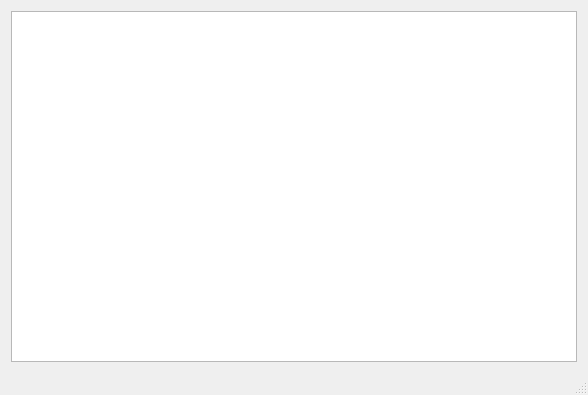
<?xml version="1.0" encoding="UTF-8"?>
<ui version="4.0">
 <class>TableWindow</class>
 <widget class="QMainWindow" name="TableWindow">
  <property name="geometry">
   <rect>
    <x>0</x>
    <y>0</y>
    <width>588</width>
    <height>395</height>
   </rect>
  </property>
  <property name="windowTitle">
   <string>Tool 1CD</string>
  </property>
  <widget class="QWidget" name="centralWidget">
   <property name="sizePolicy">
    <sizepolicy hsizetype="Expanding" vsizetype="Expanding">
     <horstretch>0</horstretch>
     <verstretch>0</verstretch>
    </sizepolicy>
   </property>
   <layout class="QVBoxLayout" name="verticalLayout">
    <item>
     <widget class="QTableView" name="fieldsView"/>
    </item>
   </layout>
  </widget>
  <widget class="QMenuBar" name="menuBar">
   <property name="geometry">
    <rect>
     <x>0</x>
     <y>0</y>
     <width>588</width>
     <height>22</height>
    </rect>
   </property>
  </widget>
  <widget class="QStatusBar" name="statusBar"/>
  <action name="openDatabaseFileAction">
   <property name="text">
    <string>Открыть базу</string>
   </property>
   <property name="shortcut">
    <string>Ctrl+O</string>
   </property>
  </action>
  <action name="aboutAction">
   <property name="text">
    <string>О программе</string>
   </property>
  </action>
  <action name="showCommandLineHelpAction">
   <property name="text">
    <string>Ключи командной строки</string>
   </property>
  </action>
  <action name="exitAction">
   <property name="text">
    <string>Выход</string>
   </property>
   <property name="shortcut">
    <string>F10</string>
   </property>
  </action>
  <action name="saveDatabaseConfigAction">
   <property name="text">
    <string>Сохранить конфигурацию базы данных</string>
   </property>
  </action>
  <action name="saveMainConfigAction">
   <property name="text">
    <string>Сохранить основную конфигурацию</string>
   </property>
  </action>
  <action name="exportXmlAction">
   <property name="text">
    <string>Экспорт таблицы в XML</string>
   </property>
  </action>
  <action name="blobViewParamsAction">
   <property name="text">
    <string>Параметры просмотра BLOB-полей</string>
   </property>
  </action>
  <action name="monopolySwitch">
   <property name="text">
    <string>Открывать базу не монопольно</string>
   </property>
  </action>
  <action name="easyModeSwitch">
   <property name="text">
    <string>Упрощённый режим редактирования</string>
   </property>
  </action>
  <action name="BinaryAsGuidSwitch">
   <property name="text">
    <string>Отображать Binary(16) как GUID</string>
   </property>
  </action>
  <action name="showOffsetSwitch">
   <property name="text">
    <string>Отображать смещения в файле записей таблицы</string>
   </property>
  </action>
  <action name="saveBlobSwitch">
   <property name="text">
    <string>При экспорте в XML сохранять BLOB в отдельные файлы</string>
   </property>
  </action>
  <action name="associateFilesAction">
   <property name="text">
    <string>Ассоциировать файлы 1CD с Tool1CD</string>
   </property>
  </action>
 </widget>
 <layoutdefault spacing="6" margin="11"/>
 <resources/>
 <connections/>
</ui>
